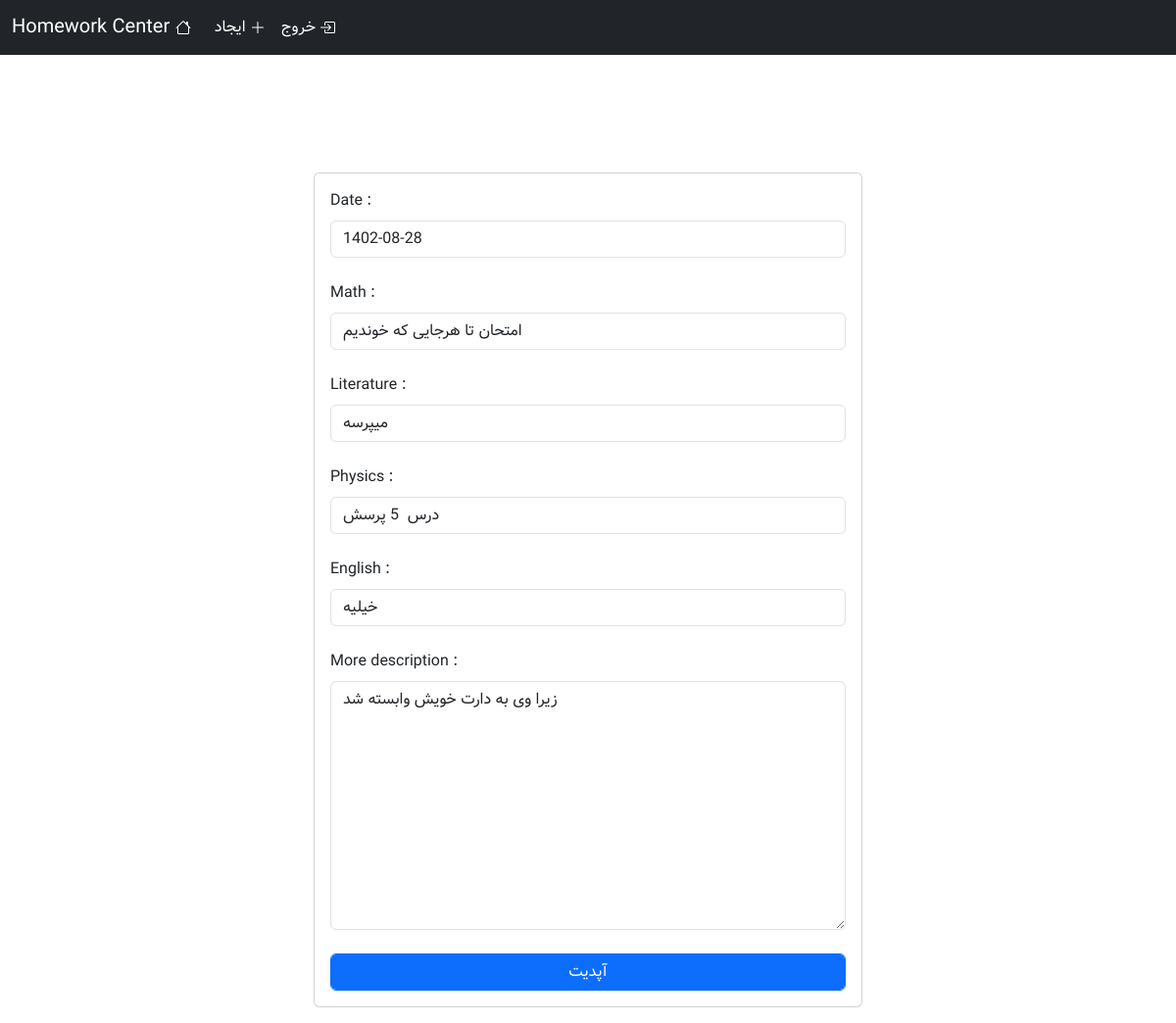
Page /homework/edit/19/ (signed in) on the committed database.
### homework/models.py (models this page shows, shortened)
class WriteHomework(models.Model):
    date = models.DateField(blank=False)
    math = models.CharField(max_length=100 , blank=True)
    literature = models.CharField(max_length=100 , blank=True)
    biology = models.CharField(max_length=100 , blank=True)
    physics = models.CharField(max_length=100 , blank=True)
    religious = models.CharField(max_length=100 , blank=True)
    Defense_readiness = models.CharField(max_length=100 , blank=True)
    Social_studies = models.CharField(max_length=100 , blank=True)
    english = models.CharField(max_length=100 , blank=True)
    conversation = models.CharField(max_length=100 , blank=True)
    arabic = models.CharField(max_length=100 , blank=True)
    quran = models.CharField(max_length=100 , blank=True)
    writeing = models.CharField(max_length=100 , blank=True)
    art = models.CharField(max_length=100 , blank=True)
    more_description = models.TextField(max_length=250,blank=True)

### homework/views.py (the view, shortened to what this page needs)
# urls.py: path('edit/<int:postid>/',views.EditHomework.as_view(),name='edit_homeowork_page'),
class EditHomework(LoginRequiredMixin,View):
    form_class = forms.EditHomeworkForm
    def setup(self, request, *args, **kwargs):
        self.post_instance = get_object_or_404(models.WriteHomework, pk=kwargs['postid'])
        return super().setup(request, *args, **kwargs)
    def dispatch(self, request, *args, **kwargs):
        if not request.user.is_staff:
            messages.error(request,'فقط ادمین ها اجازه دسترسی به این بخش را دارند','danger')
            return redirect('main_page')
        return super().dispatch(request, *args, **kwargs)
    def get(self, request, *args, **kwargs):
        post = self.post_instance
        form = self.form_class(instance=post)
        return render(request, 'homework/edithomeworkpage.html', {"form": form})

### homework/templates/homework/edithomeworkpage.html (shortened to what this page needs)
{% extends "base.html" %}
{% block head %}
    <link rel="stylesheet" href="/static/css/card-style.css">
{% endblock head %}
{% block body %}
    <form action="" method="post">
        <div class='card mx-auto rounded margin_top'>
            <div class='card-body'>
                {% for field in form %}
                    {% if field.value != "" %}
                        <label for="{{field.id_for_label}}">{{field.label}} : </label>
                        {{field}}<br>
                    {% else %}
                        {% if field.label == 'More description' %}
                            <label for="{{ field.id_for_label }}">{{ field.label }} :</label>
                            {{ field }}<br>
                        {% endif %}
                    {% endif %}
                {% endfor %}
                <input type="submit" value="آپدیت" class="btn btn-primary form-control">
            </div>
        </div>
    </form>
{% endblock body %}

### static/css/card-style.css (style rules this page uses)
@media (min-width: 768px) { .card { width: 35rem; margin: auto; } }
.card-body label { display: block; margin-bottom: 8px; }
.margin_top { margin-top: 10%; }

### rows in the picture
WriteHomework: form "1402-08-28" "امتحان تا هرجایی که خوندیم" "میپرسه" "درس 5 پرسش" "خیلیه" "زیرا وی به دارت خویش وابسته شد"

### other values in the picture
{{ field.label }} "Date" "Math" "Literature" "Physics" "English" "More description"
